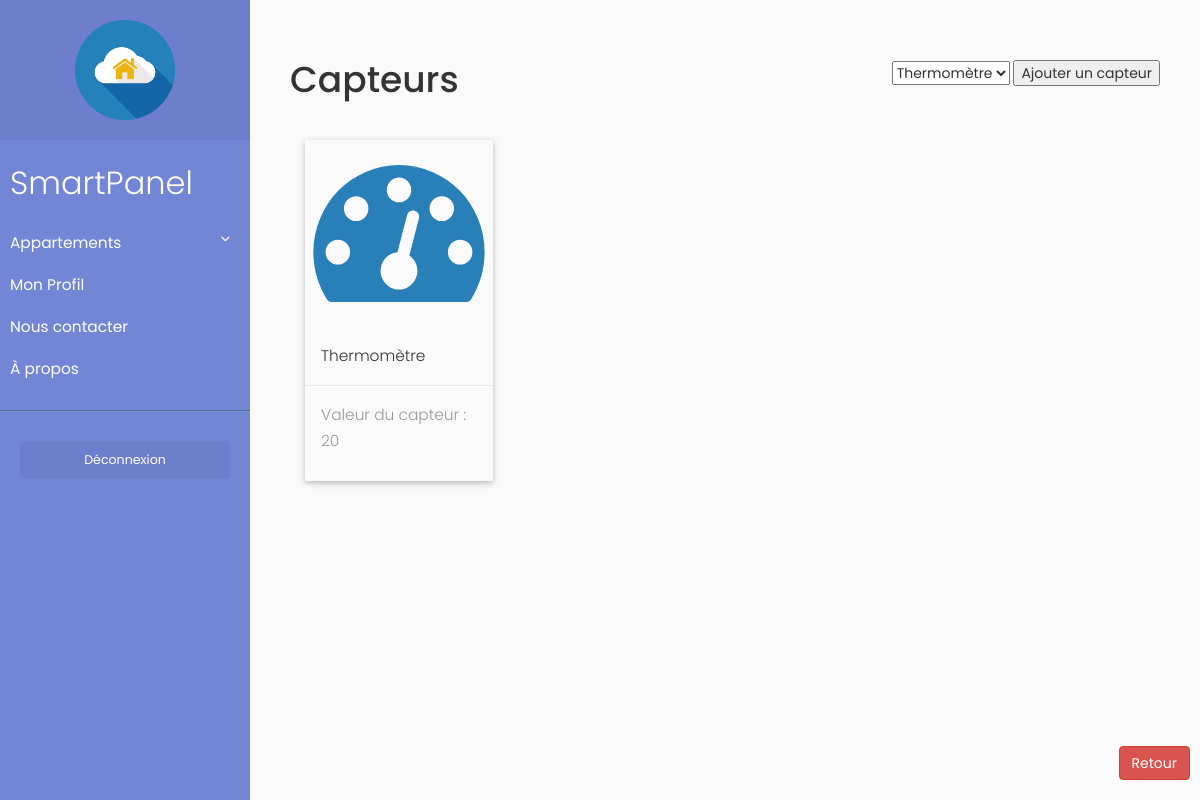
The app's page /index.php?cible=sensorPage&aptID=21655&roomID=36 (signed in) with its own data.
### tables this page shows
CREATE TABLE IF NOT EXISTS `sensortype` (
  `ID` int(11) NOT NULL AUTO_INCREMENT,
  `Name` varchar(20) NOT NULL,
  `IsActuator` tinyint(4) NOT NULL,
  PRIMARY KEY (`ID`)
);

CREATE TABLE IF NOT EXISTS `sensor` (
  `SensorID` tinyint(4) NOT NULL AUTO_INCREMENT,
  `Type` int(11) NOT NULL,
  `Value` varchar(20) NOT NULL,
  `RoomID` tinyint(4) NOT NULL,
  PRIMARY KEY (`SensorID`),
  KEY `fk_RoomID` (`RoomID`),
  KEY `fk_sensor` (`Type`)
);

### Modele/connexion.php (called while the page is built)
<?php
    $dbname = "smartpanel";
    $host='localhost';
    $user='root';
    $pass='root';
    $db = new PDO("mysql:host=$host;dbname=$dbname", "$user", "$pass");
    $db->query("SET NAMES UTF8");
?>

### Modele/appartment.php (called while the page is built, shortened)
<?php
    require("connexion.php");
    function getSensors($db, $RoomID){
    	$response = $db->query('SELECT * FROM sensor WHERE RoomID="'.$RoomID.'"');
    	return $response;
    }
?>

### Modele/sensors.php (called while the page is built)
<?php
function getAptIDOfRoomID($db,$roomID) {
  $reponse = $db->query('SELECT ApartmentID FROM room WHERE RoomID = "'.$roomID.'"');
  return $reponse;
}
function getSensorName($db,$IdType) {
  $reponse = $db->query('SELECT Name FROM sensortype WHERE ID = "'.$IdType.'"');
  return $reponse;
}
?>

### Modele/menu.php (called while the page is built, shortened)
<?php
    require("connexion.php");
    function getUserIDOfApartmentID($db,$apartementID) {
      $reponse = $db->query('SELECT User_Id FROM appartment WHERE ApptId = "'.$apartementID.'"');
      return $reponse;
    }
?>

### Modele/addSensors.php (the view)
<?php
require("Modele/connexion.php");
function getsensortype($db){
  $reponse = $db->query('SELECT * FROM sensortype ;');
  return $reponse;
}
function genMenuSensor()
{
  require("Modele/connexion.php");
  $response = '';
  $Sensors = getsensortype($db)->fetchAll();
  for ($i = 0; $i<count($Sensors); $i++) {
    $Name = $Sensors[$i]['Name'];
    $ID = $Sensors[$i]['ID'];
    $response = $response. '<option value="'.$ID.'">'.$Name.'</option>';
  }
  return $response;
}
?>

### Vue/sensorPage/sensorPage.php (shortened to what this page needs)
<!DOCTYPE html>
<html>
    <head>
    	<link rel="stylesheet" type="text/css" href="Vue/sensorPage/sensorPage.css">
	</head>
</html>
<?php
include('Modele/appartment.php');
include('Modele/sensors.php');
include("Modele/addSensors.php");
$menu =  genMenuSensor();
global $testWhosRoom;
  $currentAptID = $_GET['aptID'];
  $AptIDOfRoomID = getAptIDOfRoomID($db,$_GET['roomID'])->fetch();
	$userIDOfApartmentID = getUserIDOfApartmentID($db,$AptIDOfRoomID['ApartmentID'])->fetch();
	if($_SESSION['User_Id']==$userIDOfApartmentID['User_Id']){
		$sensorArray = getSensors($db, $_GET['roomID'])->fetchAll();
		$testWhosRoom = true;
	} else {
		$testWhosRoom = false;
	}
if ($testWhosRoom)
{
        $roomBody = '
        <span id="addSensor" class="pull-right">
        <form action="index.php?cible=addSensor&aptID='.$currentAptID.'&roomID='.$_GET['roomID'].'" method="post">
        <span id = "dropdown">
        <select name="type"/>
        '.$menu.'
        </select>
        </span>
        <input type="submit" name="save" value="Ajouter un capteur"/>
        </form>
        </span>
        <h1>Capteurs</h1> <br>
        <a id="returnButton" href="index.php?cible=apt&aptID='.$_GET['aptID'].'" class="btn btn-danger pull-right" role="button" data-spy="affix">Retour</a>
        <div class="container-fluid">
          <div class="row">';
        $i=0;
        if(sizeof($sensorArray)==0) { $roomBody = '<h1 id="noRooms">Pas de capteurs dans cette pièce</h1> <br/>'; } else {
    	foreach ($sensorArray as $sensor) {
        if($i %4  == 0) {
          $roomBody .= '
            </div>
          <div class="row">';
        }
    		$SensorName = getSensorName($db,$sensor['Type'])->fetch()[0];
    		$roomBody .= '
          	<div class="col-md-3">
            	<div class="card">
                <div class="card-image">
                  <img class="img-responsive" src="Images/sensorPlaceHolder.svg">
                </div>
                <div class="card-content">
                  <p>'. $SensorName.'</p>
                </div>
                <div class="card-action">
                  <p> Valeur du capteur : '. $sensor['Value'].'</p>
                </div>
              </div>
          	</div>
            ';
            $i++;
    	};
	}
}
else
{
    $contenu = 'Pièce non trouvée';
}
include('gabarit.php');
?>

### Vue/sensorPage/sensorPage.css (style rules this page uses)
.card { box-shadow: 0 2px 5px 0 rgba(0, 0, 0, 0.16), 0 2px 10px 0 rgba(0, 0, 0, 0.12); }
.card { margin-top: 10px; box-sizing: border-box; border-radius: 2px; background-clip: padding-box; z-index: -1; position: relative; }
.card .card-image { position: relative; overflow: hidden; }
.card .card-image img { border-radius: 2px 2px 0 0; background-clip: padding-box; position: relative; z-index: -1; }
.card .card-content { padding: 16px; border-radius: 0 0 2px 2px; background-clip: padding-box; box-sizing: border-box; }
.card .card-content p { margin: 0; color: inherit; }
.card .card-action { border-top: 1px solid rgba(160, 160, 160, 0.2); padding: 16px; }
.affix { bottom: 20px; right: 10px; position: relative; z-index: 999; }

### css/structure.css (style rules this page uses)
body { font-family: 'Poppins', sans-serif; background: #fafafa; }
p { font-family: 'Poppins', sans-serif; font-size: 1.1em; font-weight: 300; line-height: 1.7em; color: #999; }
a, a:hover, a:focus { color: inherit; text-decoration: none; transition: all 0.3s; }

### records on screen
sensortype: type "Thermomètre"
sensor: Type.Name "Thermomètre", Value "20"
